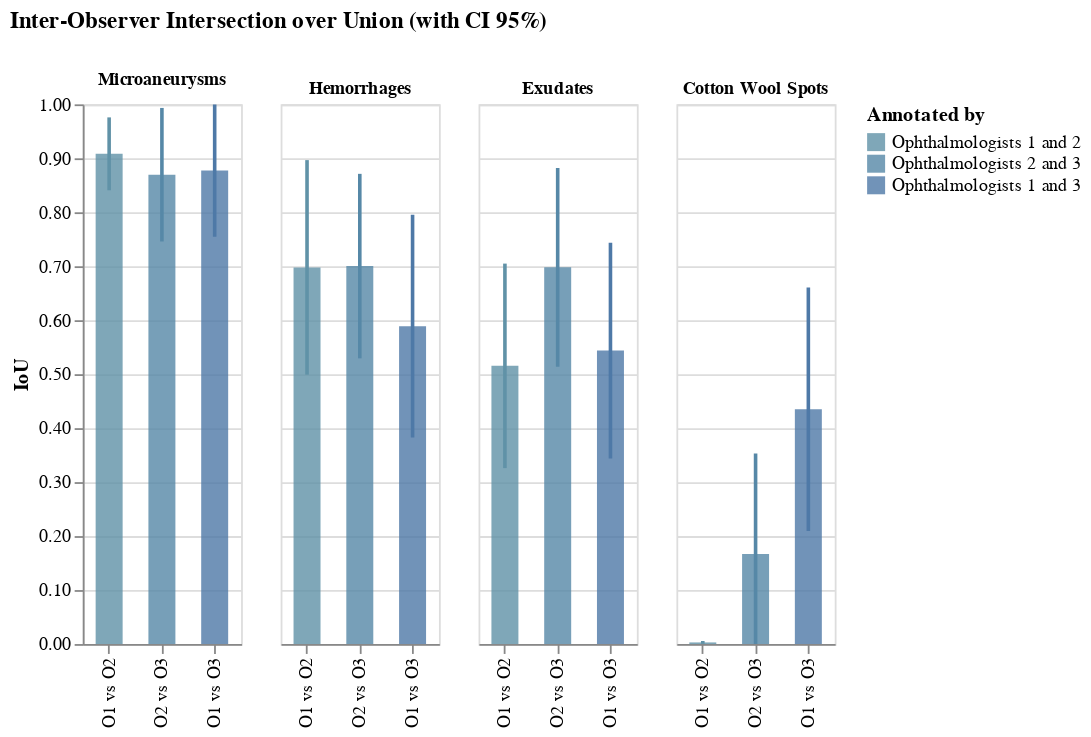

The cell this chart's notebook holds for it:
### Markdown cell above
### IoU for annotator pairs

### Code cell
import altair as alt

LESIONS = ["Microaneurysms", "Hemorrhages", "Exudates", "Cotton Wool Spots"]
LESIONS_Bio = [Bio.MICROANEURYSMS, Bio.HEMORRHAGES, Bio.EXUDATES, Bio.COTTON_WOOL_SPOTS]

SRC_LABELS = {"O1": "O1: Ophtalmologist 1", "O2": "O2: Ophtalmologist 2", "O3": "O3: Ophtalmologist 3"}
O_couples = [("O1", "O2"), ("O2", "O3"), ("O1", "O3")]
O_data = {n: d for n, d in zip(["O1", "O2", "O3"], new_annotations, strict=True)}


def plot_compare(
    name,
    value,
    CI=None,
    percent=False,
    src_labels=SRC_LABELS,
    avg=None,
    title=None,
    rules={},
    ymax=1,
    color_scale=None,
    rules_overlay={},
    lesions=LESIONS,
):
    alt_data = {"lesion": [], "src": [], "src_label": [], "value": []}
    if CI:
        alt_data["CI"] = []
    for rule in rules.keys():
        alt_data[rule] = []
    for r in rules_overlay.keys():
        alt_data[r] = []
    if avg is not None:
        alt_data[avg if isinstance(avg, str) else "Ophthalmologists Avg"] = []

    srcs = tuple(src_labels.keys())

    if avg is not None:
        rules["Ophthalmologists Avg"] = [
            np.mean(tuple(value[src][i_lesion] for src in srcs[avg])) for i_lesion in range(len(lesions))
        ]
    for src in srcs:
        alt_data["lesion"].extend(lesions)
        alt_data["src"].extend([src] * len(lesions))
        alt_data["src_label"].extend([src_labels[src]] * len(lesions))
        alt_data["value"].extend(value[src])
        for rname, rvalue in rules.items():
            alt_data[rname].extend(rvalue)
        for rname, rvalue in rules_overlay.items():
            alt_data[rname].extend(rvalue[src])
        if CI:
            alt_data["CI"].extend(CI[src])
    alt_df = pd.DataFrame(alt_data)

    # return alt_df

    if color_scale is None:
        bar_color_scale = alt.Scale(
            domain=list(src_labels.values()), range=["#6092a7", "#5688a7", "#4e79a7", "#f28e2c", "#aaa"]
        )
        rule_color_scale = alt.Scale(domain=["Ophthalmologists Avg"], range=["#4e79a7"])
        overlay_color_scale = alt.Scale()
    else:
        bar_color_scale = alt.Scale(
            domain=list(src_labels.values()), range=[color_scale[src] for src in src_labels.values()]
        )
        rule_color_scale = alt.Scale(domain=list(rules.keys()), range=[color_scale[r] for r in rules.keys()])
        overlay_color_scale = alt.Scale(
            domain=list(rules_overlay.keys()), range=[color_scale[r] for r in rules_overlay.keys()]
        )

    format = ".1%" if percent else ".3f"
    if CI:
        tooltip = [alt.Tooltip("tooltipValue:N", title=name)]
    else:
        tooltip = [alt.Tooltip("value:Q", format=format, title=name)]
    for r in rules_overlay.keys():
        tooltip += [alt.Tooltip(r + ":Q", format=format)]

    for r in rules.keys():
        tooltip += [alt.Tooltip(r + ":Q", format=format)]

    chart = alt.Chart(alt_df)

    if CI:
        chart = chart.transform_calculate(
            tooltipValue=f"format(datum.value, ',{format}') + ' +/- ' + format(datum.CI, ',{format}')"
        )

    def setup_chart(lesion, legend=False, axis=False):
        lesion_chart = chart.transform_filter(alt.datum.lesion == lesion)
        bars = (
            lesion_chart.mark_bar(opacity=0.8, size=15)
            .encode(
                x=alt.X("src:N", title="", sort=srcs),
                y=alt.Y(
                    "value:Q",
                    axis=alt.Axis(title=name, format="%" if percent else ".2f")
                    if axis
                    else alt.Axis(title="", labels=False, tickWidth=0, domain=False),
                    scale=alt.Scale(domain=[0, ymax]),
                ),
                color=alt.Color(
                    "src_label:N",
                    scale=bar_color_scale,
                    legend=alt.Legend(title="Annotated by", symbolType="square", symbolOpacity=0.8, symbolStrokeWidth=0)
                    if legend
                    else None,
                ),
                tooltip=tooltip,
            )
            .properties(width=88)
        )
        error_bars = (
            lesion_chart.mark_bar(width=2)
            .encode(
                x=alt.X("src:N", sort=srcs),
                y="upper_y:Q",
                y2="lower_y:Q",
                color=alt.Color("src_label:N", scale=bar_color_scale, legend=None),
                tooltip=tooltip,
            )
            .transform_calculate(upper_y="min(datum.value+datum.CI,1)", lower_y="max(datum.value-datum.CI,0)")
        )

        combined_chart = bars + error_bars
        if rules:
            rules_chart = (
                lesion_chart.transform_filter(alt.datum.src == list(src_labels.keys())[0])
                .transform_fold(list(rules.keys()), ["ruleName", "ruleValue"])
                .mark_rule(
                    strokeWidth=1,
                    strokeDash=[4, 2],
                    opacity=0.8,
                )
                .encode(
                    y=alt.Y("ruleValue:Q"),
                    color=alt.Color(
                        "ruleName:N",
                        scale=rule_color_scale,
                        legend=alt.Legend(title="Averages", symbolType="stroke", symbolStrokeWidth=1, symbolDash=[4, 2])
                        if legend
                        else None,
                    ),
                )
            )
            combined_chart = rules_chart + combined_chart
        if rules_overlay:
            rules_chart = (
                lesion_chart.transform_fold(list(rules_overlay.keys()), ["ruleName", "ruleValue"])
                .mark_rect(width=15, height=1.5)
                .encode(
                    y=alt.Y("ruleValue:Q"),
                    x=alt.X("src:N", sort=srcs),
                    color=alt.Color(
                        "ruleName:N",
                        scale=overlay_color_scale,
                        legend=alt.Legend(title="", symbolType="stroke", symbolStrokeWidth=2) if legend else None,
                    ),
                )
            )
            combined_chart = combined_chart + rules_chart

        combined_chart = combined_chart.resolve_scale(color="independent")
        return combined_chart.properties(title={"text": [], "subtitle": [lesion]})

    root_chart = None
    for lesion in lesions:
        legend = lesion == lesions[-1]
        axis = lesion == lesions[0]
        if root_chart is None:
            root_chart = setup_chart(lesion, legend, axis)
        else:
            root_chart |= setup_chart(lesion, legend, axis)

    # chart = chart.facet(column=alt.Column('lesion:N', sort=LESIONS_X, title='',
    #                                      header=alt.Header(labelFontWeight='bold'))
    #                   )
    chart = root_chart

    if title:
        chart = (
            chart.properties(title=title)
            .configure_concat(spacing=15)
            .configure_title(baseline="bottom", subtitleFontWeight="bold", subtitleFontSize=10)
        )
    return chart


def iou(a, b):
    return np.sum(a * b) / np.sum(a + b)


IoU_series = {
    f"{o1} vs {o2}": [
        [iou(s1[bio], s2[bio]) for s1, s2 in zip(O_data[o1], O_data[o2], strict=True)] for bio in LESIONS_Bio
    ]
    for o1, o2 in O_couples
}

IoU = {k: [np.nanmean(_) for _ in v] for k, v in IoU_series.items()}
ci = {k: [2 * np.nanstd(_) / np.sqrt(16) for _ in v] for k, v in IoU_series.items()}

O_couples_label = {
    "O1 vs O2": "Ophthalmologists 1 and 2",
    "O2 vs O3": "Ophthalmologists 2 and 3",
    "O1 vs O3": "Ophthalmologists 1 and 3",
}

color_scale = {
    "Ophthalmologists 1 and 2": "#6092a7",
    "Ophthalmologists 2 and 3": "#5688a7",
    "Ophthalmologists 1 and 3": "#4e79a7",
    "Annotated from Scratch": "#4e79a7",
}

chart = plot_compare(
    "IoU",
    src_labels=O_couples_label,
    value=IoU,
    CI=ci,
    title="Inter-Observer Intersection over Union (with CI 95%)",
    ymax=1,
    color_scale=color_scale,
    lesions=LESIONS,
)
chart.configure_legend(symbolLimit=0)
chart

### Figure 1 — Vega-Lite specification as saved in the notebook (floating-point values rounded to 4 significant figures)
{"config": {"view": {"continuousWidth": 300, "continuousHeight": 300}, "concat": {"spacing": 15}, "title": {"baseline": "bottom", "subtitleFontSize": 10, "subtitleFontWeight": "bold"}}, "hconcat": [{"layer": [{"mark": {"type": "bar", "opacity": 0.8, "size": 15}, "encoding": {"color": {"field": "src_label", "legend": null, "scale": {"domain": ["Ophthalmologists 1 and 2", "Ophthalmologists 2 and 3", "Ophthalmologists 1 and 3"], "range": ["#6092a7", "#5688a7", "#4e79a7"]}, "type": "nominal"}, "tooltip": [{"field": "tooltipValue", "title": "IoU", "type": "nominal"}], "x": {"field": "src", "sort": ["O1 vs O2", "O2 vs O3", "O1 vs O3"], "title": "", "type": "nominal"}, "y": {"axis": {"format": ".2f", "title": "IoU"}, "field": "value", "scale": {"domain": [0, 1]}, "type": "quantitative"}}, "transform": [{"calculate": "format(datum.value, ',.3f') + ' +/- ' + format(datum.CI, ',.3f')", "as": "tooltipValue"}, {"filter": "(datum.lesion === 'Microaneurysms')"}]}, {"mark": {"type": "bar", "width": 2}, "encoding": {"color": {"field": "src_label", "legend": null, "scale": {"domain": ["Ophthalmologists 1 and 2", "Ophthalmologists 2 and 3", "Ophthalmologists 1 and 3"], "range": ["#6092a7", "#5688a7", "#4e79a7"]}, "type": "nominal"}, "tooltip": [{"field": "tooltipValue", "title": "IoU", "type": "nominal"}], "x": {"field": "src", "sort": ["O1 vs O2", "O2 vs O3", "O1 vs O3"], "type": "nominal"}, "y": {"field": "upper_y", "type": "quantitative"}, "y2": {"field": "lower_y"}}, "transform": [{"calculate": "format(datum.value, ',.3f') + ' +/- ' + format(datum.CI, ',.3f')", "as": "tooltipValue"}, {"filter": "(datum.lesion === 'Microaneurysms')"}, {"calculate": "min(datum.value+datum.CI,1)", "as": "upper_y"}, {"calculate": "max(datum.value-datum.CI,0)", "as": "lower_y"}]}], "resolve": {"scale": {"color": "independent"}}, "title": {"text": [], "subtitle": ["Microaneurysms"]}, "width": 88}, {"layer": [{"mark": {"type": "bar", "opacity": 0.8, "size": 15}, "encoding": {"color": {"field": "src_label", "legend": null, "scale": {"domain": ["Ophthalmologists 1 and 2", "Ophthalmologists 2 and 3", "Ophthalmologists 1 and 3"], "range": ["#6092a7", "#5688a7", "#4e79a7"]}, "type": "nominal"}, "tooltip": [{"field": "tooltipValue", "title": "IoU", "type": "nominal"}], "x": {"field": "src", "sort": ["O1 vs O2", "O2 vs O3", "O1 vs O3"], "title": "", "type": "nominal"}, "y": {"axis": {"domain": false, "labels": false, "tickWidth": 0, "title": ""}, "field": "value", "scale": {"domain": [0, 1]}, "type": "quantitative"}}, "transform": [{"calculate": "format(datum.value, ',.3f') + ' +/- ' + format(datum.CI, ',.3f')", "as": "tooltipValue"}, {"filter": "(datum.lesion === 'Hemorrhages')"}]}, {"mark": {"type": "bar", "width": 2}, "encoding": {"color": {"field": "src_label", "legend": null, "scale": {"domain": ["Ophthalmologists 1 and 2", "Ophthalmologists 2 and 3", "Ophthalmologists 1 and 3"], "range": ["#6092a7", "#5688a7", "#4e79a7"]}, "type": "nominal"}, "tooltip": [{"field": "tooltipValue", "title": "IoU", "type": "nominal"}], "x": {"field": "src", "sort": ["O1 vs O2", "O2 vs O3", "O1 vs O3"], "type": "nominal"}, "y": {"field": "upper_y", "type": "quantitative"}, "y2": {"field": "lower_y"}}, "transform": [{"calculate": "format(datum.value, ',.3f') + ' +/- ' + format(datum.CI, ',.3f')", "as": "tooltipValue"}, {"filter": "(datum.lesion === 'Hemorrhages')"}, {"calculate": "min(datum.value+datum.CI,1)", "as": "upper_y"}, {"calculate": "max(datum.value-datum.CI,0)", "as": "lower_y"}]}], "resolve": {"scale": {"color": "independent"}}, "title": {"text": [], "subtitle": ["Hemorrhages"]}, "width": 88}, {"layer": [{"mark": {"type": "bar", "opacity": 0.8, "size": 15}, "encoding": {"color": {"field": "src_label", "legend": null, "scale": {"domain": ["Ophthalmologists 1 and 2", "Ophthalmologists 2 and 3", "Ophthalmologists 1 and 3"], "range": ["#6092a7", "#5688a7", "#4e79a7"]}, "type": "nominal"}, "tooltip": [{"field": "tooltipValue", "title": "IoU", "type": "nominal"}], "x": {"field": "src", "sort": ["O1 vs O2", "O2 vs O3", "O1 vs O3"], "title": "", "type": "nominal"}, "y": {"axis": {"domain": false, "labels": false, "tickWidth": 0, "title": ""}, "field": "value", "scale": {"domain": [0, 1]}, "type": "quantitative"}}, "transform": [{"calculate": "format(datum.value, ',.3f') + ' +/- ' + format(datum.CI, ',.3f')", "as": "tooltipValue"}, {"filter": "(datum.lesion === 'Exudates')"}]}, {"mark": {"type": "bar", "width": 2}, "encoding": {"color": {"field": "src_label", "legend": null, "scale": {"domain": ["Ophthalmologists 1 and 2", "Ophthalmologists 2 and 3", "Ophthalmologists 1 and 3"], "range": ["#6092a7", "#5688a7", "#4e79a7"]}, "type": "nominal"}, "tooltip": [{"field": "tooltipValue", "title": "IoU", "type": "nominal"}], "x": {"field": "src", "sort": ["O1 vs O2", "O2 vs O3", "O1 vs O3"], "type": "nominal"}, "y": {"field": "upper_y", "type": "quantitative"}, "y2": {"field": "lower_y"}}, "transform": [{"calculate": "format(datum.value, ',.3f') + ' +/- ' + format(datum.CI, ',.3f')", "as": "tooltipValue"}, {"filter": "(datum.lesion === 'Exudates')"}, {"calculate": "min(datum.value+datum.CI,1)", "as": "upper_y"}, {"calculate": "max(datum.value-datum.CI,0)", "as": "lower_y"}]}], "resolve": {"scale": {"color": "independent"}}, "title": {"text": [], "subtitle": ["Exudates"]}, "width": 88}, {"layer": [{"mark": {"type": "bar", "opacity": 0.8, "size": 15}, "encoding": {"color": {"field": "src_label", "legend": {"symbolOpacity": 0.8, "symbolStrokeWidth": 0, "symbolType": "square", "title": "Annotated by"}, "scale": {"domain": ["Ophthalmologists 1 and 2", "Ophthalmologists 2 and 3", "Ophthalmologists 1 and 3"], "range": ["#6092a7", "#5688a7", "#4e79a7"]}, "type": "nominal"}, "tooltip": [{"field": "tooltipValue", "title": "IoU", "type": "nominal"}], "x": {"field": "src", "sort": ["O1 vs O2", "O2 vs O3", "O1 vs O3"], "title": "", "type": "nominal"}, "y": {"axis": {"domain": false, "labels": false, "tickWidth": 0, "title": ""}, "field": "value", "scale": {"domain": [0, 1]}, "type": "quantitative"}}, "transform": [{"calculate": "format(datum.value, ',.3f') + ' +/- ' + format(datum.CI, ',.3f')", "as": "tooltipValue"}, {"filter": "(datum.lesion === 'Cotton Wool Spots')"}]}, {"mark": {"type": "bar", "width": 2}, "encoding": {"color": {"field": "src_label", "legend": null, "scale": {"domain": ["Ophthalmologists 1 and 2", "Ophthalmologists 2 and 3", "Ophthalmologists 1 and 3"], "range": ["#6092a7", "#5688a7", "#4e79a7"]}, "type": "nominal"}, "tooltip": [{"field": "tooltipValue", "title": "IoU", "type": "nominal"}], "x": {"field": "src", "sort": ["O1 vs O2", "O2 vs O3", "O1 vs O3"], "type": "nominal"}, "y": {"field": "upper_y", "type": "quantitative"}, "y2": {"field": "lower_y"}}, "transform": [{"calculate": "format(datum.value, ',.3f') + ' +/- ' + format(datum.CI, ',.3f')", "as": "tooltipValue"}, {"filter": "(datum.lesion === 'Cotton Wool Spots')"}, {"calculate": "min(datum.value+datum.CI,1)", "as": "upper_y"}, {"calculate": "max(datum.value-datum.CI,0)", "as": "lower_y"}]}], "resolve": {"scale": {"color": "independent"}}, "title": {"text": [], "subtitle": ["Cotton Wool Spots"]}, "width": 88}], "data": {"name": "data-10d88a68332771a46c268259913655bc"}, "title": "Inter-Observer Intersection over Union (with CI 95%)", "$schema": "https://vega.github.io/schema/vega-lite/v5.17.0.json", "datasets": {"data-10d88a68332771a46c268259913655bc": [{"lesion": "Microaneurysms", "src": "O1 vs O2", "src_label": "Ophthalmologists 1 and 2", "value": 0.9083, "CI": 0.06754}, {"lesion": "Hemorrhages", "src": "O1 vs O2", "src_label": "Ophthalmologists 1 and 2", "value": 0.6979, "CI": 0.1988}, {"lesion": "Exudates", "src": "O1 vs O2", "src_label": "Ophthalmologists 1 and 2", "value": 0.5154, "CI": 0.1895}, {"lesion": "Cotton Wool Spots", "src": "O1 vs O2", "src_label": "Ophthalmologists 1 and 2", "value": 0.003008, "CI": 0.002605}, {"lesion": "Microaneurysms", "src": "O2 vs O3", "src_label": "Ophthalmologists 2 and 3", "value": 0.8696, "CI": 0.1237}, {"lesion": "Hemorrhages", "src": "O2 vs O3", "src_label": "Ophthalmologists 2 and 3", "value": 0.7003, "CI": 0.1709}, {"lesion": "Exudates", "src": "O2 vs O3", "src_label": "Ophthalmologists 2 and 3", "value": 0.698, "CI": 0.184}, {"lesion": "Cotton Wool Spots", "src": "O2 vs O3", "src_label": "Ophthalmologists 2 and 3", "value": 0.1667, "CI": 0.1863}, {"lesion": "Microaneurysms", "src": "O1 vs O3", "src_label": "Ophthalmologists 1 and 3", "value": 0.8773, "CI": 0.1225}, {"lesion": "Hemorrhages", "src": "O1 vs O3", "src_label": "Ophthalmologists 1 and 3", "value": 0.589, "CI": 0.2065}, {"lesion": "Exudates", "src": "O1 vs O3", "src_label": "Ophthalmologists 1 and 3", "value": 0.5437, "CI": 0.1999}, {"lesion": "Cotton Wool Spots", "src": "O1 vs O3", "src_label": "Ophthalmologists 1 and 3", "value": 0.4351, "CI": 0.2257}]}}
